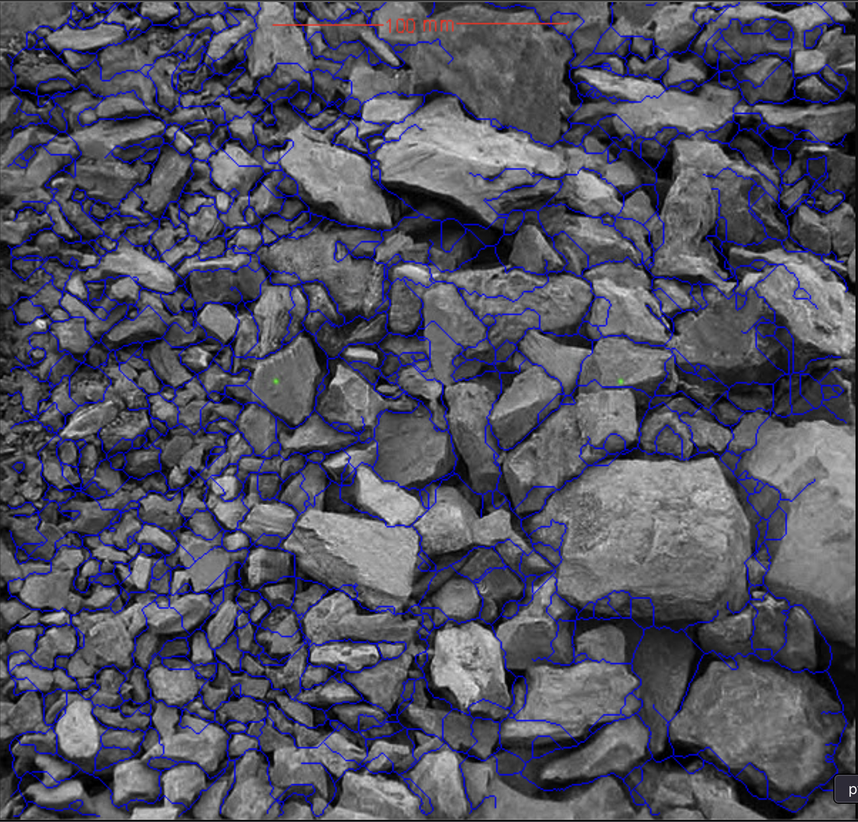
#> input picture sample_3.png, 858 x 822 px, shrunk from 1600 x 1532 before the run
$ python particle_analysis_5.py
#> lines starting #> are read from the running program, lines starting #| are printed output that depends on the picture; after the words box and inside, x2 and y2 are one past the last pixel; in counts of white or black regions, pixels touching at a corner belong together
import cv2
import numpy as np
import random

# Load the image
image_path = "sample_3.png"  # Replace with the actual image path
image = cv2.imread(image_path)
#> image is the input picture: shape (822, 858, 3); mean B, G, R 97.2, 81.3, 81.5

# Step 1: Convert to HSV to Isolate Blue Lines
hsv_image = cv2.cvtColor(image, cv2.COLOR_BGR2HSV)
#> hsv_image: shape (822, 858, 3); mean H, S, V 32.2, 32.8, 97.7

# Define the HSV range for blue
lower_blue = np.array([100, 150, 50])  # Adjust if needed
upper_blue = np.array([140, 255, 255])

# Create a binary mask for blue lines
blue_mask = cv2.inRange(hsv_image, lower_blue, upper_blue)
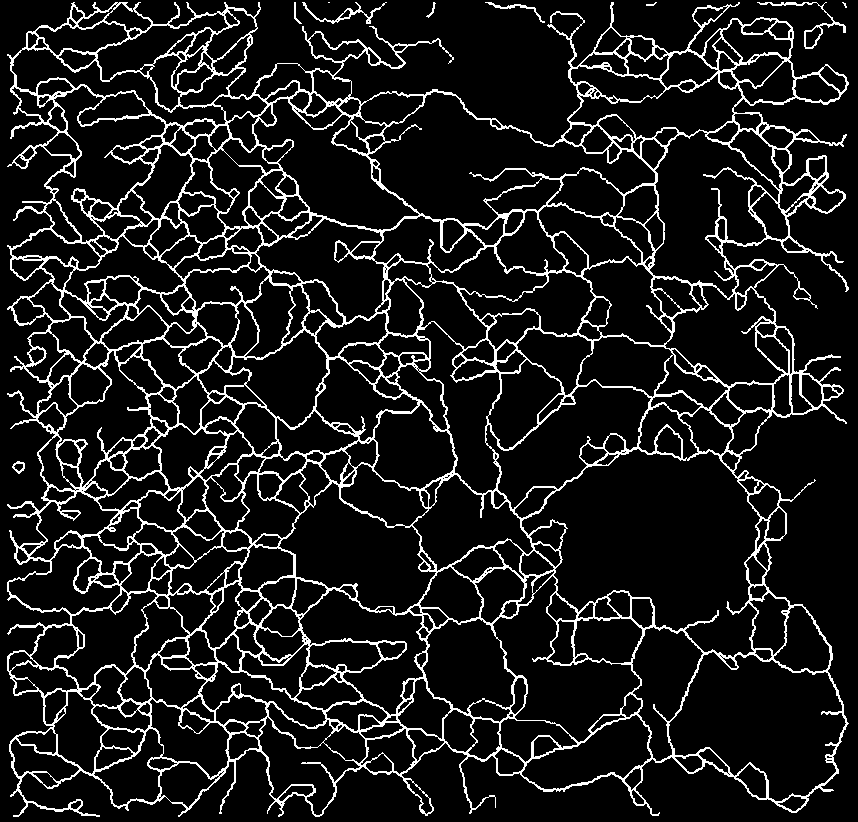
#> blue_mask: shape (822, 858); 11% white in thin lines or dots

# Step 2: Refine the Binary Mask
# Use morphological operations to close gaps
kernel = cv2.getStructuringElement(cv2.MORPH_RECT, (3, 3))  # Small rectangular kernel
refined_mask = cv2.morphologyEx(blue_mask, cv2.MORPH_CLOSE, kernel)
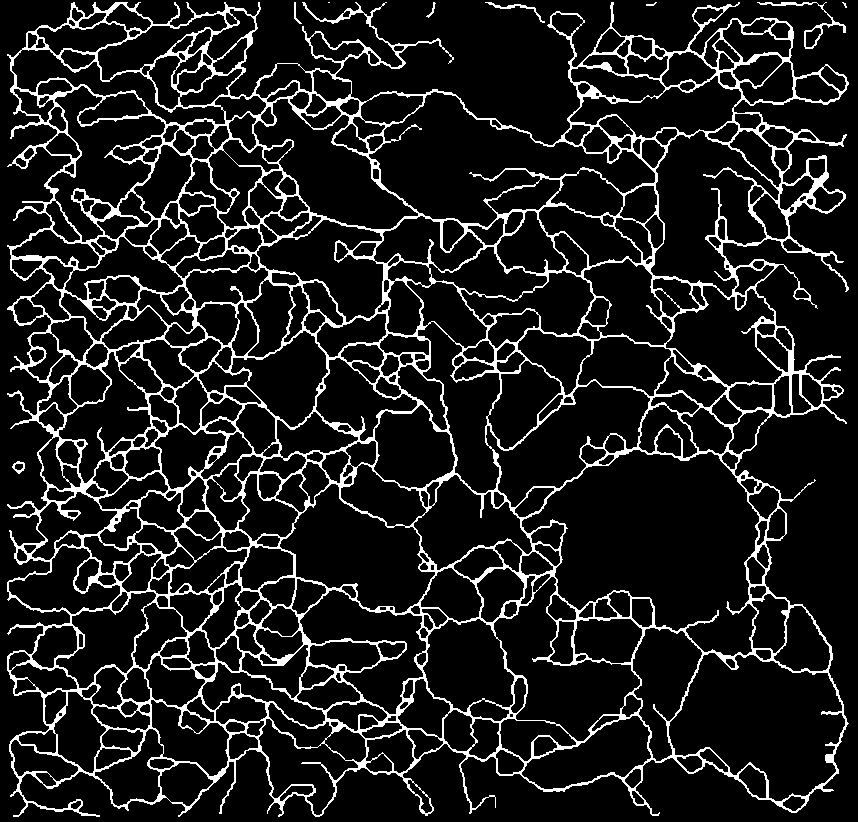
#> refined_mask: shape (822, 858); 11.7% white in thin lines or dots
refined_mask = cv2.morphologyEx(refined_mask, cv2.MORPH_OPEN, kernel)
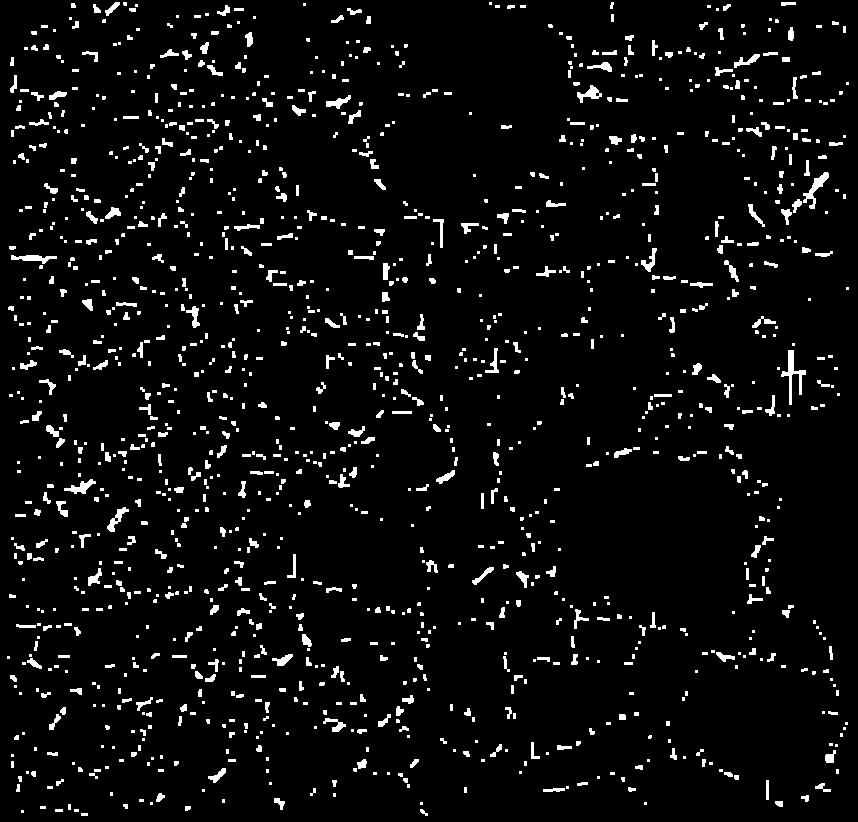
#> refined_mask: shape (822, 858); 5.1% white; 1393 white regions (776 under 20 px), largest, box (x1, y1, x2, y2) and area: (781, 350, 806, 405) 382, (803, 172, 829, 209) 296, (11, 255, 57, 264) 216

# Fill holes in the mask
refined_mask = cv2.dilate(refined_mask, kernel, iterations=1)  # Dilation to thicken lines
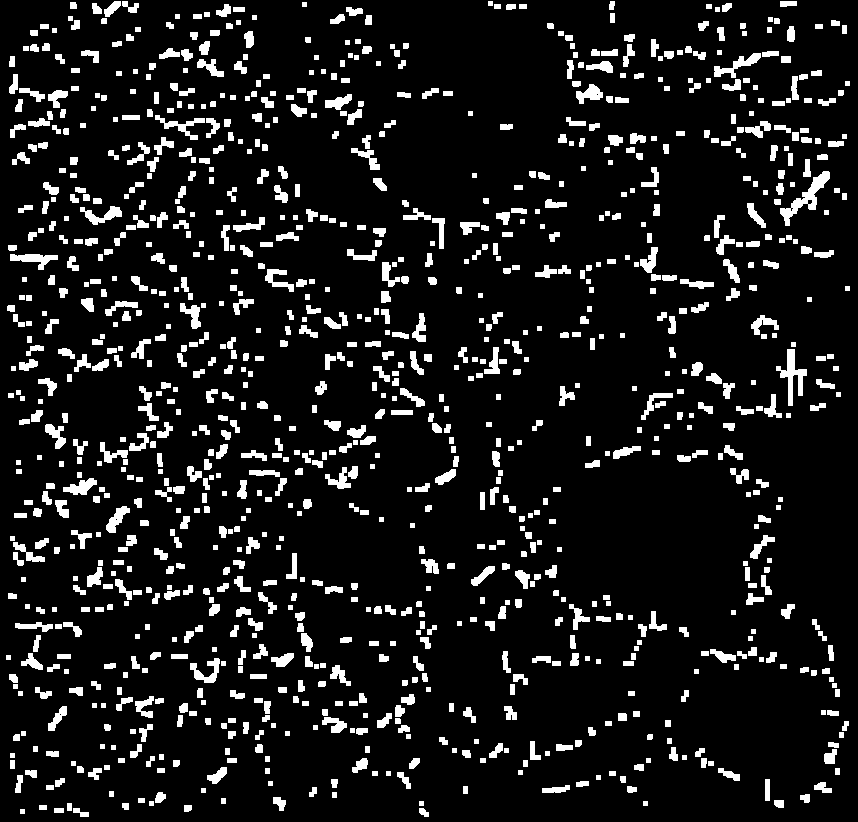
#> refined_mask: shape (822, 858); 10.2% white; 1102 white regions, largest, box (x1, y1, x2, y2) and area: (780, 171, 830, 226) 726, (776, 349, 807, 406) 619, (714, 53, 761, 78) 400
refined_mask = cv2.erode(refined_mask, kernel, iterations=1)   # Erosion to clean artifacts
#> refined_mask: shape (822, 858); 5.1% white; 1244 white regions (632 under 20 px)

# Save the refined mask for verification
cv2.imwrite("refined_blue_mask.png", refined_mask)
print("Refined mask saved as 'refined_blue_mask.png'.")

# Step 3: Detect Contours
# Find the contours in the refined binary mask
contours, _ = cv2.findContours(refined_mask, cv2.RETR_EXTERNAL, cv2.CHAIN_APPROX_SIMPLE)
#> contours = 1244 contours, 885 with area under 20; largest, box (x1, y1, x2, y2) and area: (781, 172, 829, 225) 364, (781, 350, 806, 405) 284, (11, 255, 57, 269) 175, (577, 85, 602, 103) 165, (64, 479, 96, 494) 162
print(f"Number of shapes detected: {len(contours)}")
#| Number of shapes detected: 1244


###############################################################################################################################

# Step 4: Label Each Detected Shape
# Create a copy of the original image to draw labels
labeled_image = cv2.cvtColor(refined_mask, cv2.COLOR_GRAY2BGR)  # Convert mask to BGR for labeling
#> labeled_image: shape (822, 858, 3); 5.1% white; 1244 white regions (632 under 20 px), largest, box (x1, y1, x2, y2) and area: (781, 172, 829, 225) 462, (781, 350, 806, 405) 382, (11, 255, 57, 269) 232

for i, contour in enumerate(contours):
    # Get the center of each contour to place the label
    M = cv2.moments(contour)
    if M["m00"] != 0:  # Avoid division by zero
        cx = int(M["m10"] / M["m00"])  # X coordinate of the center
        cy = int(M["m01"] / M["m00"])  # Y coordinate of the center
        # Label the shape with its number
        cv2.putText(labeled_image, str(i + 1), (cx, cy),
                    cv2.FONT_HERSHEY_SIMPLEX, 0.4, (0, 255, 0), 1)
    else:
        # Handle case where the contour has zero area (unlikely in this case)
        continue
#> this loop made 1244 passes
#> (contour, cx, cy) on passes 1, 2, 4, 5, 7, 9, 10, 11, 12, 14, 15: ([[81, 813], [81, 815], [87, 815], [87, 813]], 84, 814), ([[21, 810], [21, 812], [23, 812], [23, 810]], 22, 811), ([[74, 809], [74, 811], [78, 811], [78, 809]], 76, 810), ([[55, 809], [55, 811], [62, 811], [62, 809]], 58, 810), ([[40, 806], [40, 808], [45, 808], [45, 806]], 42, 807), ([[68, 804], [68, 809], [70, 809], [70, 804]], 69, 806), ([[644, 802], [644, 804], [646, 804], [646, 802]], 645, 803), ([[420, 802], [420, 804], [422, 804], [422, 802]], 421, 803), ([[150, 802], [150, 804], [152, 804], [152, 802]], 151, 803), ([[222, 799], [222, 802], [224, 802], [224, 799]], 223, 800), ([[139, 799], [139, 801], [143, 801], [143, 799]], 141, 800)
#> (cx, cy) on passes 3, 6, 8, 13, 16, 17: (423, 811), (187, 807), (125, 805), (778, 803), (279, 802), (805, 797)
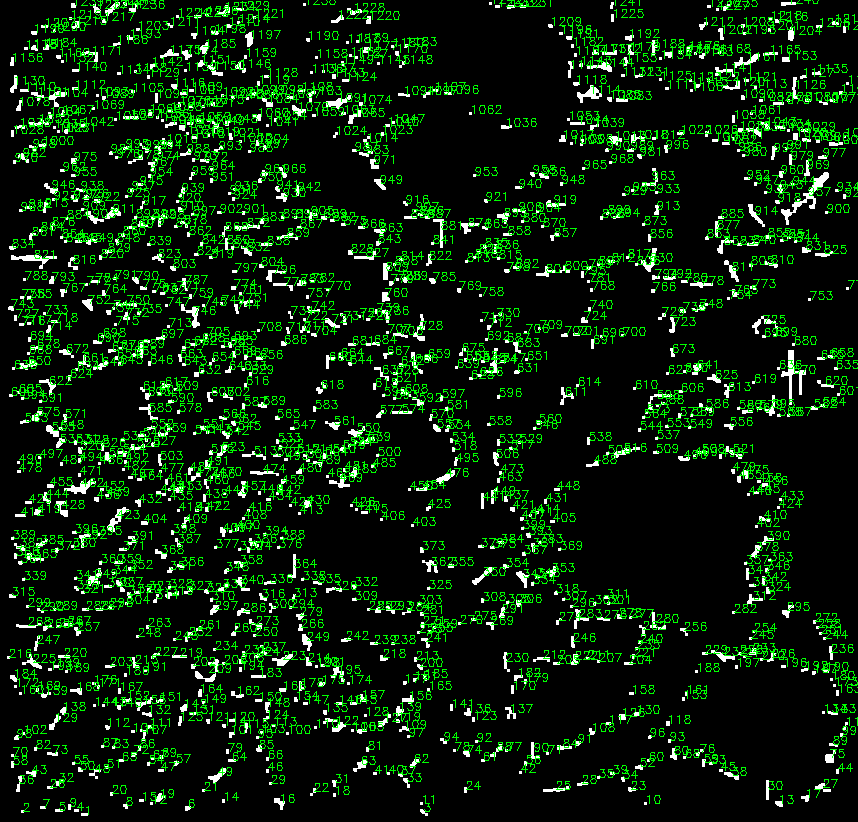
#> labeled_image: shape (822, 858, 3); mean B, G, R 10.9, 36.9, 10.9

# Save the labeled image
cv2.imwrite("labeled_shapes.png", labeled_image)
print("Labeled image saved as 'labeled_shapes.png'.")


# # Create a blank canvas for visualization
# single_color_canvas = np.zeros((refined_mask.shape[0], refined_mask.shape[1], 3), dtype=np.uint8)

# # Define a single color for filling
# fill_color = (0, 255, 0)  # Green color

# # Fill each detected shape with the single color
# for contour in contours:
#     # Fill the contour
#     cv2.drawContours(single_color_canvas, [contour], -1, fill_color, thickness=cv2.FILLED)

# # Overlay the original contours as white outlines for visibility
# for contour in contours:
#     cv2.drawContours(single_color_canvas, [contour], -1, (255, 255, 255), thickness=1)  # White outlines

# # Save the single-color visualization
# cv2.imwrite("single_color_shapes.png", single_color_canvas)
# print("Single-color visualization saved as 'single_color_shapes.png'.")


# # Create a blank canvas to color the detected shapes
# colored_shapes = np.zeros((refined_mask.shape[0], refined_mask.shape[1], 3), dtype=np.uint8)

# # Assign random colors to each shape
# for i, contour in enumerate(contours):
#     # Generate a random color
#     color = [random.randint(0, 255), random.randint(0, 255), random.randint(0, 255)]

#     # Fill the contour with the random color
#     cv2.drawContours(colored_shapes, [contour], -1, color, thickness=cv2.FILLED)

# # Step 5: Overlay the Contours on the Colored Image
# # Draw the original white contours for better alignment
# for contour in contours:
#     cv2.drawContours(colored_shapes, [contour], -1, (255, 255, 255), thickness=1)

# # Save the improved colored visualization
# cv2.imwrite("improved_colored_shapes.png", colored_shapes)
# print("Improved colored visualization saved as 'improved_colored_shapes.png'.")


# # Fill each detected shape with the single color
# for contour in contours:
#     # Fill the contour
#     cv2.drawContours(single_color_canvas, [contour], -1, fill_color, thickness=cv2.FILLED)

# # Overlay the original contours as white outlines for visibility
# for contour in contours:
#     cv2.drawContours(single_color_canvas, [contour], -1, (255, 255, 255), thickness=1)  # White outlines

# # Save the single-color visualization
# cv2.imwrite("single_color_shapes.png", single_color_canvas)
# print("Single-color visualization saved as 'single_color_shapes.png'.")


# # Save the colored visualization
# cv2.imwrite("colored_shapes.png", colored_shapes)
# print("Colored visualization saved as 'colored_shapes.png'.")

# # Display the colored shapes
# cv2.imshow("Colored Shapes", colored_shapes)
# cv2.waitKey(0)
# cv2.destroyAllWindows()


# # Step 4: Annotate Detected Shapes
# # Create an annotated image
# annotated_image = cv2.cvtColor(refined_mask, cv2.COLOR_GRAY2BGR)
# for i, contour in enumerate(contours):
#     # Draw the contour on the image
#     cv2.drawContours(annotated_image, [contour], -1, (0, 255, 0), 1)

#     # Get the bounding box for the contour
#     x, y, w, h = cv2.boundingRect(contour)
#     cv2.putText(annotated_image, f"{i + 1}", (x, y - 5),
#                 cv2.FONT_HERSHEY_SIMPLEX, 0.5, (0, 255, 0), 1)

# # Save and display the annotated image
# cv2.imwrite("annotated_shapes.png", annotated_image)
# print("Annotated shapes saved as 'annotated_shapes.png'.")
# cv2.imshow("Annotated Shapes", annotated_image)
# cv2.waitKey(0)
# cv2.destroyAllWindows()

$ run again, with image-1.png copied over sample_3.png
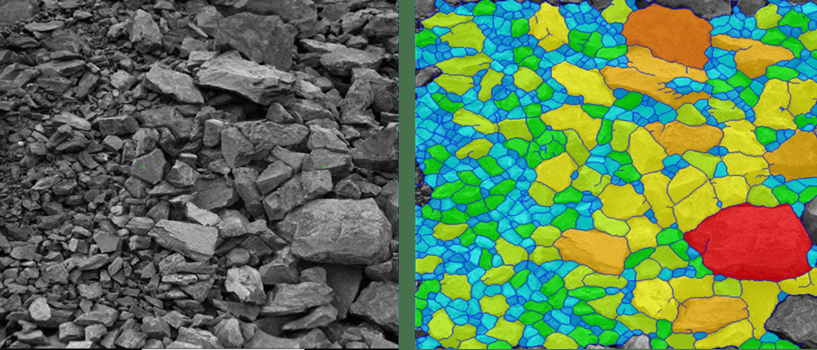
#> input picture image-1.png, 817 x 350 px
#> image is the input picture: shape (350, 817, 3); mean B, G, R 85.5, 123.5, 96.8
#> hsv_image: shape (350, 817, 3); mean H, S, V 31.4, 101.7, 137.9
#> `blue_mask = cv2.inRange(hsv_image, lower_blue, upper_blue)`:
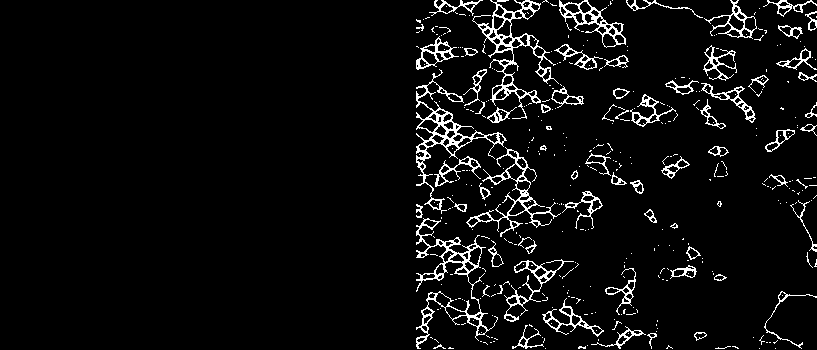
#> blue_mask: shape (350, 817); 5.4% white in thin lines or dots, all inside (x1, y1, x2, y2) = (416, 0, 817, 349)
#> contours = 237 contours, 148 with area under 20; largest, box (x1, y1, x2, y2) and area: (421, 110, 461, 150) 342, (434, 239, 471, 280) 306, (478, 23, 513, 53) 236, (416, 146, 431, 179) 178, (733, 87, 752, 112) 162
#| Number of shapes detected: 237
#> the loop `for i, contour in enumerate(contours):` made 237 passes
#> (contour, cx, cy) on passes 1, 2, 3, 4, 5, 6, 9: ([[715, 348], [715, 349], [724, 349], [724, 348]], 719, 348), ([[443, 348], [443, 349], [453, 349], [453, 348]], 448, 348), ([[433, 348], [433, 349], [435, 349], [435, 348]], 434, 348), ([[583, 347], [583, 349], [585, 349], [585, 347]], 584, 348), ([[798, 344], [798, 346], [800, 346], [800, 344]], 799, 345), ([[438, 344], [438, 346], [440, 346], [440, 344]], 439, 345), ([[777, 337], [777, 339], [779, 339], [779, 337]], 778, 338)
#> after the loop `for i, contour in enumerate(contours):`:
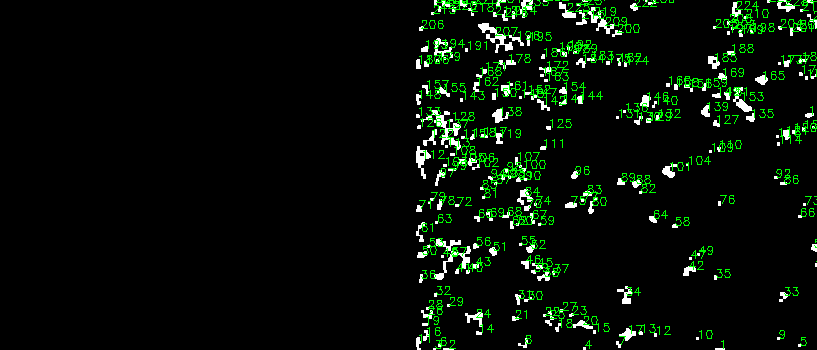
#> labeled_image: shape (350, 817, 3); mean B, G, R 7.1, 16, 7.1
